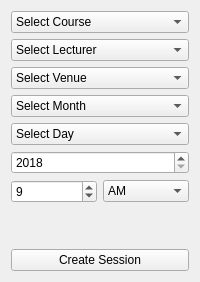
                <widget class="QWidget" name="page_2">
                 <layout class="QVBoxLayout" name="verticalLayout_192">
                  <item>
                   <layout class="QVBoxLayout" name="verticalLayout_193">
                    <item>
                     <widget class="QComboBox" name="courseList">
                      <item>
                       <property name="text">
                        <string>Select Course</string>
                       </property>
                      </item>
                     </widget>
                    </item>
                    <item>
                     <widget class="QComboBox" name="lecturerList">
                      <item>
                       <property name="text">
                        <string>Select Lecturer</string>
                       </property>
                      </item>
                     </widget>
                    </item>
                    <item>
                     <widget class="QComboBox" name="lectHallList">
                      <item>
                       <property name="text">
                        <string>Select Venue</string>
                       </property>
                      </item>
                     </widget>
                    </item>
                    <item>
                     <widget class="QComboBox" name="comboBox_2">
                      <item>
                       <property name="text">
                        <string>Select Month</string>
                       </property>
                      </item>
                      <item>
                       <property name="text">
                        <string>January</string>
                       </property>
                      </item>
                      <item>
                       <property name="text">
                        <string>February</string>
                       </property>
                      </item>
                      <item>
                       <property name="text">
                        <string>March</string>
                       </property>
                      </item>
                      <item>
                       <property name="text">
                        <string>April</string>
                       </property>
                      </item>
                      <item>
                       <property name="text">
                        <string>May</string>
                       </property>
                      </item>
                      <item>
                       <property name="text">
                        <string>June</string>
                       </property>
                      </item>
                      <item>
                       <property name="text">
                        <string>July</string>
                       </property>
                      </item>
                      <item>
                       <property name="text">
                        <string>August</string>
                       </property>
                      </item>
                      <item>
                       <property name="text">
                        <string>September</string>
                       </property>
                      </item>
                      <item>
                       <property name="text">
                        <string>October</string>
                       </property>
                      </item>
                      <item>
                       <property name="text">
                        <string>November</string>
                       </property>
                      </item>
                      <item>
                       <property name="text">
                        <string>December</string>
                       </property>
                      </item>
                     </widget>
                    </item>
                    <item>
                     <widget class="QComboBox" name="comboBox_3">
                      <item>
                       <property name="text">
                        <string>Select Day</string>
                       </property>
                      </item>
                      <item>
                       <property name="text">
                        <string>1</string>
                       </property>
                      </item>
                      <item>
                       <property name="text">
                        <string>2</string>
                       </property>
                      </item>
                      <item>
                       <property name="text">
                        <string>3</string>
                       </property>
                      </item>
                      <item>
                       <property name="text">
                        <string>4</string>
                       </property>
                      </item>
                      <item>
                       <property name="text">
                        <string>5</string>
                       </property>
                      </item>
                      <item>
                       <property name="text">
                        <string>6</string>
                       </property>
                      </item>
                      <item>
                       <property name="text">
                        <string>7</string>
                       </property>
                      </item>
                      <item>
                       <property name="text">
                        <string>8</string>
                       </property>
                      </item>
                      <item>
                       <property name="text">
                        <string>9</string>
                       </property>
                      </item>
                      <item>
                       <property name="text">
                        <string>10</string>
                       </property>
                      </item>
                      <item>
                       <property name="text">
                        <string>11</string>
                       </property>
                      </item>
                      <item>
                       <property name="text">
                        <string>12</string>
                       </property>
                      </item>
                      <item>
                       <property name="text">
                        <string>13</string>
                       </property>
                      </item>
                      <item>
                       <property name="text">
                        <string>14</string>
                       </property>
                      </item>
                      <item>
                       <property name="text">
                        <string>15</string>
                       </property>
                      </item>
                      <item>
                       <property name="text">
                        <string>16</string>
                       </property>
                      </item>
                      <item>
                       <property name="text">
                        <string>17</string>
                       </property>
                      </item>
                      <item>
                       <property name="text">
                        <string>18</string>
                       </property>
                      </item>
                      <item>
                       <property name="text">
                        <string>19</string>
                       </property>
                      </item>
                      <item>
                       <property name="text">
                        <string>20</string>
                       </property>
                      </item>
                      <item>
                       <property name="text">
                        <string>21</string>
                       </property>
                      </item>
                      <item>
                       <property name="text">
                        <string>22</string>
                       </property>
                      </item>
                      <item>
                       <property name="text">
                        <string>23</string>
                       </property>
                      </item>
                      <item>
                       <property name="text">
                        <string>24</string>
                       </property>
                      </item>
                      <item>
                       <property name="text">
                        <string>25</string>
                       </property>
                      </item>
                      <item>
                       <property name="text">
                        <string>26</string>
                       </property>
                      </item>
                      <item>
                       <property name="text">
                        <string>27</string>
                       </property>
                      </item>
                      <item>
                       <property name="text">
                        <string>28</string>
                       </property>
                      </item>
                      <item>
                       <property name="text">
                        <string>29</string>
                       </property>
                      </item>
                      <item>
                       <property name="text">
                        <string>30</string>
                       </property>
                      </item>
                      <item>
                       <property name="text">
                        <string>31</string>
                       </property>
                      </item>
                     </widget>
                    </item>
                    <item>
                     <widget class="QSpinBox" name="spinBox">
                      <property name="minimum">
                       <number>2018</number>
                      </property>
                      <property name="maximum">
                       <number>2050</number>
                      </property>
                     </widget>
                    </item>
                   </layout>
                  </item>
                  <item>
                   <layout class="QHBoxLayout" name="horizontalLayout_12">
                    <item>
                     <widget class="QSpinBox" name="timeSpinBox">
                      <property name="minimum">
                       <number>1</number>
                      </property>
                      <property name="maximum">
                       <number>12</number>
                      </property>
                      <property name="value">
                       <number>9</number>
                      </property>
                     </widget>
                    </item>
                    <item>
                     <widget class="QComboBox" name="timeStamp">
                      <item>
                       <property name="text">
                        <string>AM</string>
                       </property>
                      </item>
                      <item>
                       <property name="text">
                        <string>PM</string>
                       </property>
                      </item>
                     </widget>
                    </item>
                   </layout>
                  </item>
                  <item>
                   <spacer name="verticalSpacer_5">
                    <property name="orientation">
                     <enum>Qt::Vertical</enum>
                    </property>
                    <property name="sizeHint" stdset="0">
                     <size>
                      <width>20</width>
                      <height>40</height>
                     </size>
                    </property>
                   </spacer>
                  </item>
                  <item>
                   <widget class="QPushButton" name="createSessionBtn">
                    <property name="text">
                     <string>Create Session</string>
                    </property>
                   </widget>
                  </item>
                 </layout>
                </widget>
